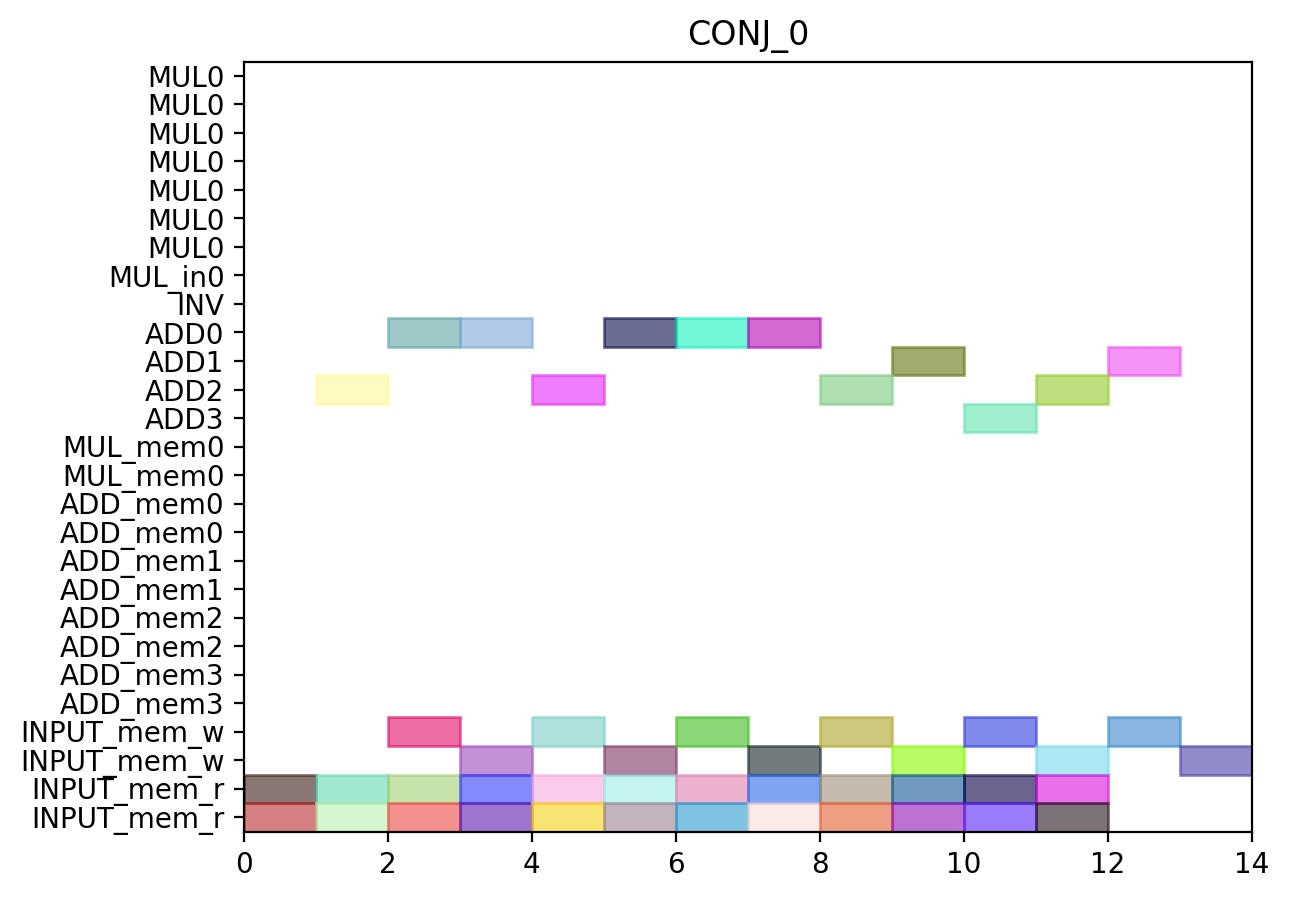

Generate this figure with Python:
from pyschedule import Scenario, solvers, plotters, alt


def solve():
	horizon = 90
	S = Scenario("CONJ_0", horizon=horizon)

	# resource
	MUL = S.Resources('MUL', num=1, size=7)
	MUL_in = S.Resources('MUL_in', num=1)
	INV = S.Resource('INV')
	ADD = S.Resources('ADD', num=4, periods=range(1, horizon))
	MUL_mem = S.Resources('MUL_mem', num=1, size=2)
	ADD_mem = S.Resources('ADD_mem', num=4, size=2)
	INPUT_mem_w = S.Resource('INPUT_mem_w', size=2)
	INPUT_mem_r = S.Resource('INPUT_mem_r', size=2)

	# result of previous scheduling

	# new tasks
	c000 = S.Task('c000', length=1, delay_cost=1)
	c000 += alt(ADD)

	S += 0<c000

	c000_mem0 = S.Task('c000_mem0', length=1, delay_cost=1)
	c000_mem0 += INPUT_mem_r
	S += c000_mem0 <= c000

	c000_mem1 = S.Task('c000_mem1', length=1, delay_cost=1)
	c000_mem1 += INPUT_mem_r
	S += c000_mem1 <= c000

	c000_w = S.Task('c000_w', length=1, delay_cost=1)
	c000_w += alt(INPUT_mem_w)
	S += c000 <= c000_w

	c001 = S.Task('c001', length=1, delay_cost=1)
	c001 += alt(ADD)

	S += 0<c001

	c001_mem0 = S.Task('c001_mem0', length=1, delay_cost=1)
	c001_mem0 += INPUT_mem_r
	S += c001_mem0 <= c001

	c001_mem1 = S.Task('c001_mem1', length=1, delay_cost=1)
	c001_mem1 += INPUT_mem_r
	S += c001_mem1 <= c001

	c001_w = S.Task('c001_w', length=1, delay_cost=1)
	c001_w += alt(INPUT_mem_w)
	S += c001 <= c001_w

	c010 = S.Task('c010', length=1, delay_cost=1)
	c010 += alt(ADD)

	S += 0<c010

	c010_mem0 = S.Task('c010_mem0', length=1, delay_cost=1)
	c010_mem0 += INPUT_mem_r
	S += c010_mem0 <= c010

	c010_mem1 = S.Task('c010_mem1', length=1, delay_cost=1)
	c010_mem1 += INPUT_mem_r
	S += c010_mem1 <= c010

	c010_w = S.Task('c010_w', length=1, delay_cost=1)
	c010_w += alt(INPUT_mem_w)
	S += c010 <= c010_w

	c011 = S.Task('c011', length=1, delay_cost=1)
	c011 += alt(ADD)

	S += 0<c011

	c011_mem0 = S.Task('c011_mem0', length=1, delay_cost=1)
	c011_mem0 += INPUT_mem_r
	S += c011_mem0 <= c011

	c011_mem1 = S.Task('c011_mem1', length=1, delay_cost=1)
	c011_mem1 += INPUT_mem_r
	S += c011_mem1 <= c011

	c011_w = S.Task('c011_w', length=1, delay_cost=1)
	c011_w += alt(INPUT_mem_w)
	S += c011 <= c011_w

	c100 = S.Task('c100', length=1, delay_cost=1)
	c100 += alt(ADD)

	S += 0<c100

	c100_mem0 = S.Task('c100_mem0', length=1, delay_cost=1)
	c100_mem0 += INPUT_mem_r
	S += c100_mem0 <= c100

	c100_mem1 = S.Task('c100_mem1', length=1, delay_cost=1)
	c100_mem1 += INPUT_mem_r
	S += c100_mem1 <= c100

	c100_w = S.Task('c100_w', length=1, delay_cost=1)
	c100_w += alt(INPUT_mem_w)
	S += c100 <= c100_w

	c101 = S.Task('c101', length=1, delay_cost=1)
	c101 += alt(ADD)

	S += 0<c101

	c101_mem0 = S.Task('c101_mem0', length=1, delay_cost=1)
	c101_mem0 += INPUT_mem_r
	S += c101_mem0 <= c101

	c101_mem1 = S.Task('c101_mem1', length=1, delay_cost=1)
	c101_mem1 += INPUT_mem_r
	S += c101_mem1 <= c101

	c101_w = S.Task('c101_w', length=1, delay_cost=1)
	c101_w += alt(INPUT_mem_w)
	S += c101 <= c101_w

	c110 = S.Task('c110', length=1, delay_cost=1)
	c110 += alt(ADD)

	S += 0<c110

	c110_mem0 = S.Task('c110_mem0', length=1, delay_cost=1)
	c110_mem0 += INPUT_mem_r
	S += c110_mem0 <= c110

	c110_mem1 = S.Task('c110_mem1', length=1, delay_cost=1)
	c110_mem1 += INPUT_mem_r
	S += c110_mem1 <= c110

	c110_w = S.Task('c110_w', length=1, delay_cost=1)
	c110_w += alt(INPUT_mem_w)
	S += c110 <= c110_w

	c111 = S.Task('c111', length=1, delay_cost=1)
	c111 += alt(ADD)

	S += 0<c111

	c111_mem0 = S.Task('c111_mem0', length=1, delay_cost=1)
	c111_mem0 += INPUT_mem_r
	S += c111_mem0 <= c111

	c111_mem1 = S.Task('c111_mem1', length=1, delay_cost=1)
	c111_mem1 += INPUT_mem_r
	S += c111_mem1 <= c111

	c111_w = S.Task('c111_w', length=1, delay_cost=1)
	c111_w += alt(INPUT_mem_w)
	S += c111 <= c111_w

	c200 = S.Task('c200', length=1, delay_cost=1)
	c200 += alt(ADD)

	S += 0<c200

	c200_mem0 = S.Task('c200_mem0', length=1, delay_cost=1)
	c200_mem0 += INPUT_mem_r
	S += c200_mem0 <= c200

	c200_mem1 = S.Task('c200_mem1', length=1, delay_cost=1)
	c200_mem1 += INPUT_mem_r
	S += c200_mem1 <= c200

	c200_w = S.Task('c200_w', length=1, delay_cost=1)
	c200_w += alt(INPUT_mem_w)
	S += c200 <= c200_w

	c201 = S.Task('c201', length=1, delay_cost=1)
	c201 += alt(ADD)

	S += 0<c201

	c201_mem0 = S.Task('c201_mem0', length=1, delay_cost=1)
	c201_mem0 += INPUT_mem_r
	S += c201_mem0 <= c201

	c201_mem1 = S.Task('c201_mem1', length=1, delay_cost=1)
	c201_mem1 += INPUT_mem_r
	S += c201_mem1 <= c201

	c201_w = S.Task('c201_w', length=1, delay_cost=1)
	c201_w += alt(INPUT_mem_w)
	S += c201 <= c201_w

	c210 = S.Task('c210', length=1, delay_cost=1)
	c210 += alt(ADD)

	S += 0<c210

	c210_mem0 = S.Task('c210_mem0', length=1, delay_cost=1)
	c210_mem0 += INPUT_mem_r
	S += c210_mem0 <= c210

	c210_mem1 = S.Task('c210_mem1', length=1, delay_cost=1)
	c210_mem1 += INPUT_mem_r
	S += c210_mem1 <= c210

	c210_w = S.Task('c210_w', length=1, delay_cost=1)
	c210_w += alt(INPUT_mem_w)
	S += c210 <= c210_w

	c211 = S.Task('c211', length=1, delay_cost=1)
	c211 += alt(ADD)

	S += 0<c211

	c211_mem0 = S.Task('c211_mem0', length=1, delay_cost=1)
	c211_mem0 += INPUT_mem_r
	S += c211_mem0 <= c211

	c211_mem1 = S.Task('c211_mem1', length=1, delay_cost=1)
	c211_mem1 += INPUT_mem_r
	S += c211_mem1 <= c211

	c211_w = S.Task('c211_w', length=1, delay_cost=1)
	c211_w += alt(INPUT_mem_w)
	S += c211 <= c211_w

	solvers.mip.solve(S,msg=1,kind='CPLEX',ratio_gap=1.01)

	solution = [['hoge']*len(S.solution()[1]) for i in range(len(S.solution()))]
	for i in range(len(S.solution())):
		for j in range(len(S.solution()[i])):
			solution[i][j]=str(S.solution()[i][j])
	print(solution)

	cycles = int(solution[-1][3])

	pic_file_name = "/home/mfukuda/pairing_automation_design2/bls12-440/scheduling/CONJ_mul1_add4/CONJ_0.png"
	if(S.solution() != []):
		plotters.matplotlib.plot(S,img_filename=pic_file_name, vertical_text=True, fig_size=(cycles*0.25+3, 5), show_task_labels=False)

	return solution
